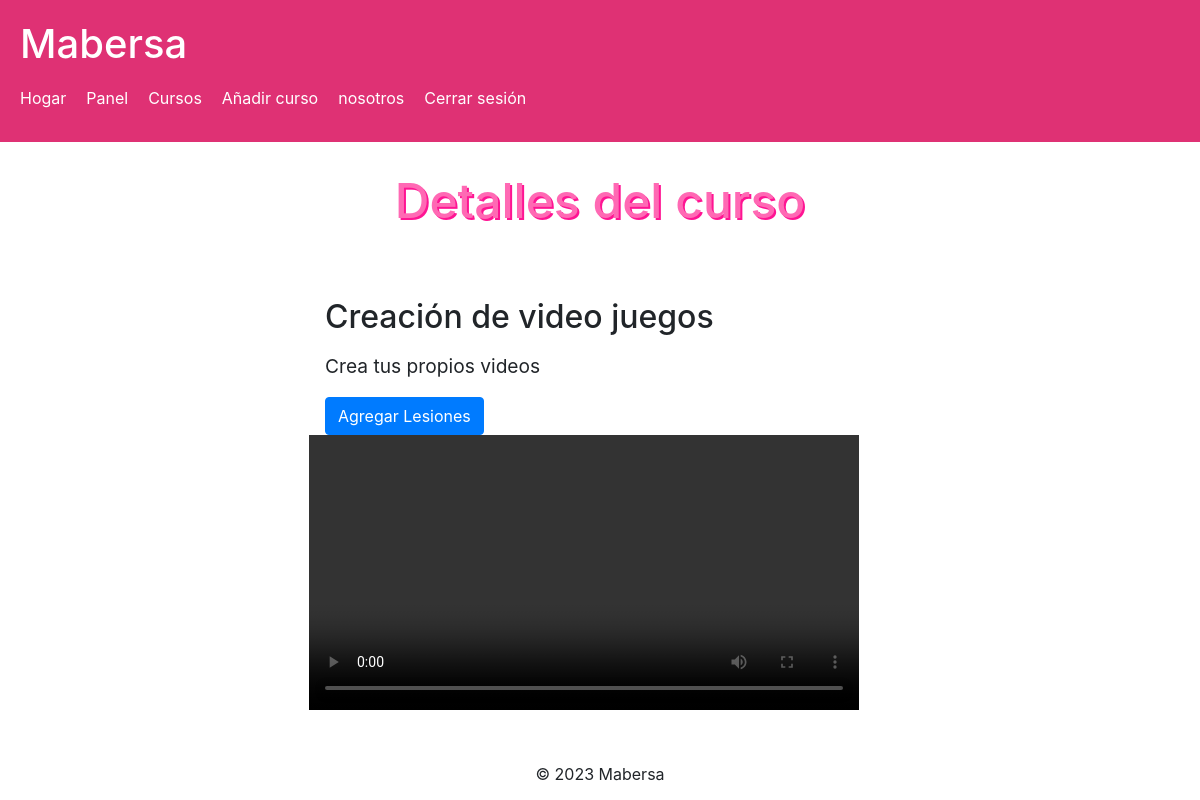
/teacher_course.php?c_id=30 (signed in), run on an earlier commit of the app's database.
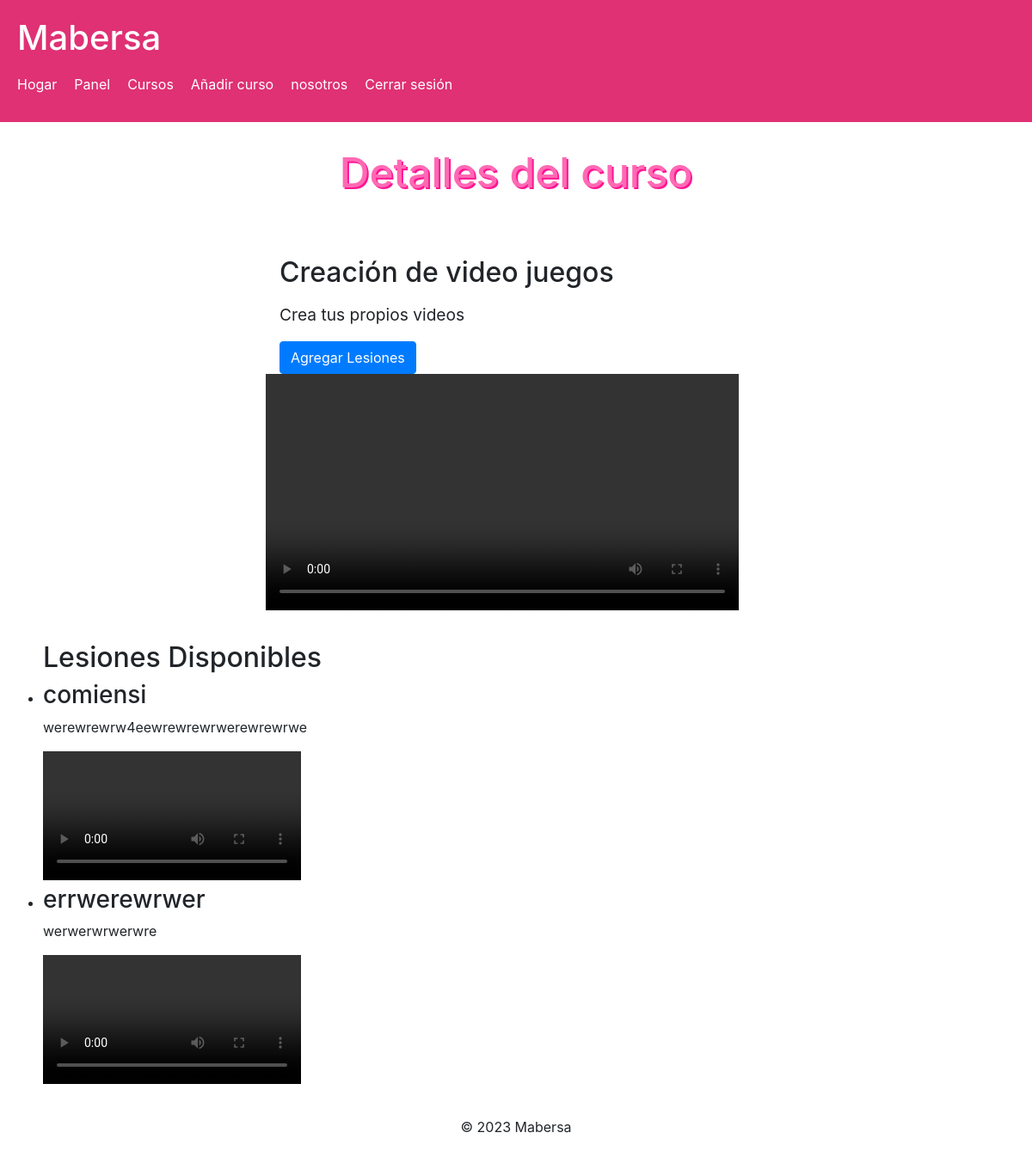
And on a later commit of the database.
### tables this page shows
CREATE TABLE `lesiones` (
  `l_id` int(11) NOT NULL,
  `t_id` int(11) NOT NULL,
  `lesion_name` varchar(255) NOT NULL,
  `lesion_description` text DEFAULT NULL,
  `video` varchar(255) NOT NULL
);

### teacher_course.php (the view, shortened to what this page needs)
<?php
require_once('db_conn.php');
if (isset($_REQUEST['c_id'])) {
    $c_id = mysqli_real_escape_string($conn, $_REQUEST['c_id']);
    $sql = "SELECT * FROM courses WHERE `c_id` = '$c_id'";
    $result = mysqli_query($conn, $sql);
    $row = mysqli_fetch_assoc($result);
    if (mysqli_num_rows($result) > 0) {
        $c_id = $row['c_id'];
        $t_id = $row['t_id'];
        $sql_lesiones = "SELECT * FROM lesiones WHERE t_id = $t_id";
        $result_lesiones = mysqli_query($conn, $sql_lesiones);
    } else {
        $show = "<div class='error'>No se encontraron cursos.</div>";
    }
}
?>
<!DOCTYPE html>
<html>
<head>
    <link rel="stylesheet" type="text/css" href="./assets/css/style.css">
    <link rel="stylesheet" type="text/css" href="https://stackpath.bootstrapcdn.com/bootstrap/4.5.2/css/bootstrap.min.css">
</head>
<body>
    <?php include('header.php'); ?>
    <main>
        <h1 class="page-title">Detalles del curso</h1>
        <div class="course-container">
            <div class="course-info">
                <h2><?php echo $row['course_name']; ?></h2>
                <p><?php echo nl2br($row['course_description']); ?></p>
                <a href="add_lesion.php?c_id=<?php echo $c_id; ?>" class="btn btn-primary">Agregar Lesiones</a>
            </div>
            <div class="video-container">
                <video src="./<?php echo $row['video']; ?>" controls></video>
            </div>
        </div>
        <?php if (mysqli_num_rows($result_lesiones) > 0): ?>
            <h2>Lesiones Disponibles</h2>
            <ul>
                <?php while ($row_lesiones = mysqli_fetch_assoc($result_lesiones)): ?>
                    <li>
                        <h3><?php echo $row_lesiones['lesion_name']; ?></h3>
                        <p><?php echo $row_lesiones['lesion_description']; ?></p>
                        <video src="<?php echo $row_lesiones['video']; ?>" controls></video>
                    </li>
                <?php endwhile; ?>
            </ul>
        <?php endif; ?>
    </main>
    <?php include('footer.php'); ?>
</body>
</html>

What changed in the data, as far as the page shows it:
added lesiones: lesion_name "comiensi", lesion_description "werewrewrw4eewrewrewrwerewrewrwe"
added lesiones: lesion_name "errwerewrwer", lesion_description "werwerwrwerwre"
Also different on the page:
text now shown: "Lesiones Disponibles"
